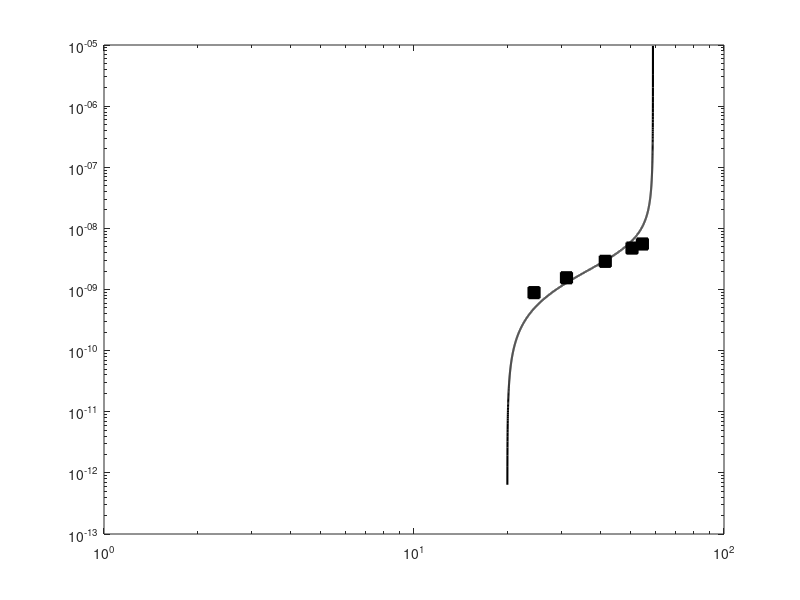

Write MATLAB code to recreate this figure. (Note: this script raises an error after producing the figure.)
% Si vuole seguire la procedura per graficare da/dn 
% in funzione di delta K seguendo la procedura 
% numerica di Vergani p.165 ('Meccanica dei materiali')

clc
clear all
close all

%% Parametri e variabili di input

% Vettore lunghezze di cricca
a = [1.5 2.7 4.1 8.0 10.0 11.0]*1e-3;  % [m]

% Vettore numero di cicli
N = [0 1.35 2.25 3.60 4.02 4.20]*1e06;  % [cicli]

% Fattore di forma
Y = 1;

% Range di sforzo (nominale)
delta_s = 300308e-3;    % [MPa]

% Vettore da/dN
delta_a = [];
delta_N = [];
for i=1:length(a)-1
    delta_a(i) = a(i+1)-a(i);
end
for i=1:length(N)-1
    delta_N(i) = N(i+1)-N(i);
end
da_dN = delta_a./delta_N;


% Vettore delta_K
a_m = [];
for i=1:length(a)-1
    a_m(i) = (a(i+1)+a(i))/2;
end
delta_K = Y*delta_s*sqrt(pi*a_m);

% delta_K = delta_K';
% da_dN = da_dN';

%% Interpolazione lineare
% Retta y = mx + b per interpolazione lineare dei punti
% e per ricavare i parametri C ed m

% C = log(b)
% m = m

p = polyfit(log10(delta_K), log10(da_dN), 1);
m = p(1);
C = 10^p(2);

%% Legge di Paris
% Graficando seguendo la formula, una volta ricavati C ed m,
% i punti ottenuti si sovrappongono a quelli della procedura numerica


%dA_dN = C*delta_K([1,4]).^m;


%% Plot
figure
% Plot dei punti ottenuti seguendo la procedura numerica
loglog(delta_K, da_dN, 'Color','k', 'Marker', 's', 'LineStyle','none','LineWidth', 1.5, 'MarkerSize', 8, 'MarkerFaceColor', 'k');

hold on

% % Plot dei punti ottenuti seguendo la formula di Paris
% loglog(delta_K([1,4]), dA_dN, 'Color','g','LineStyle','--', 'LineWidth', 1.5, 'MarkerSize', 6);

% hold on

% Plot della curva di fitting che rispecchia Paris nella sua completezza
x = linspace(1,60,10e3);
y = 1 ./ (log(60 - x)) - 1 ./ (log(x - (-20)));
y(y <= 0) = NaN;
loglog(x,y*(0.3e-7), 'k-', 'LineWidth', 1.5, 'DisplayName', 'Curva di Fitting')

hold on

% Plot degli asintoti
% Asintoto di soglia delta_K_th
a_th = 1.5e-3; % [m]
delta_K_th = Y*delta_s*sqrt(pi*a_th);
xline(delta_K_th, 'k-', 'LineWidth', 0.5);
% Asintoto di frattura delta_K_c
a_c = 12e-3; % [m]
delta_K_c = Y*delta_s*sqrt(pi*a_c);
xline(delta_K_c, 'k-', 'LineWidth', 0.5);

title('Curva di Paris');
xlabel('log(\DeltaK)    [MPa \surd{m}]', 'FontSize', 12, 'Interpreter', 'tex');  
ylabel('log(da/dN)      [m/ciclo]', 'FontSize', 12);
xlim([10, 100])
grid on;

